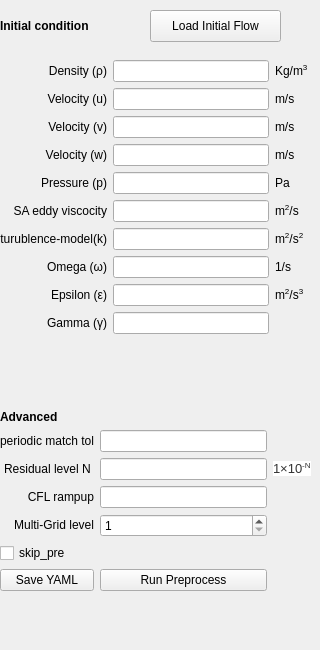
             <widget class="QWidget" name="solver">
              <widget class="QWidget" name="gridLayoutWidget_2">
               <property name="geometry">
                <rect>
                 <x>0</x>
                 <y>60</y>
                 <width>309</width>
                 <height>342</height>
                </rect>
               </property>
               <layout class="QGridLayout" name="GridLayoutFlow">
                <item row="22" column="0">
                 <widget class="QLabel" name="gamma_label">
                  <property name="text">
                   <string>&lt;html&gt;&lt;head/&gt;&lt;body&gt;&lt;p align=&quot;right&quot;&gt;Gamma (γ)&lt;/p&gt;&lt;/body&gt;&lt;/html&gt;</string>
                  </property>
                 </widget>
                </item>
                <item row="17" column="1">
                 <widget class="QLineEdit" name="p_lineEdit">
                  <property name="text">
                   <string/>
                  </property>
                 </widget>
                </item>
                <item row="19" column="2">
                 <widget class="QLabel" name="k_unit_label">
                  <property name="text">
                   <string>&lt;html&gt;&lt;head/&gt;&lt;body&gt;&lt;p&gt;m&lt;span style=&quot; vertical-align:super;&quot;&gt;2&lt;/span&gt;/s&lt;span style=&quot; vertical-align:super;&quot;&gt;2&lt;/span&gt;&lt;/p&gt;&lt;/body&gt;&lt;/html&gt;</string>
                  </property>
                 </widget>
                </item>
                <item row="15" column="0">
                 <widget class="QLabel" name="v_label">
                  <property name="text">
                   <string>&lt;html&gt;&lt;head/&gt;&lt;body&gt;&lt;p align=&quot;right&quot;&gt;Velocity (v)&lt;/p&gt;&lt;/body&gt;&lt;/html&gt;</string>
                  </property>
                 </widget>
                </item>
                <item row="18" column="0">
                 <widget class="QLabel" name="sa_label">
                  <property name="text">
                   <string>&lt;html&gt;&lt;head/&gt;&lt;body&gt;&lt;p align=&quot;right&quot;&gt;SA eddy viscocity&lt;/p&gt;&lt;/body&gt;&lt;/html&gt;</string>
                  </property>
                 </widget>
                </item>
                <item row="15" column="1">
                 <widget class="QLineEdit" name="v_lineEdit">
                  <property name="text">
                   <string/>
                  </property>
                 </widget>
                </item>
                <item row="16" column="2">
                 <widget class="QLabel" name="label_unit_w">
                  <property name="text">
                   <string>&lt;html&gt;&lt;head/&gt;&lt;body&gt;&lt;p&gt;m/s &lt;/p&gt;&lt;/body&gt;&lt;/html&gt;</string>
                  </property>
                 </widget>
                </item>
                <item row="20" column="0">
                 <widget class="QLabel" name="omega_label">
                  <property name="text">
                   <string>&lt;html&gt;&lt;head/&gt;&lt;body&gt;&lt;p align=&quot;right&quot;&gt;Omega (ω)&lt;/p&gt;&lt;/body&gt;&lt;/html&gt;</string>
                  </property>
                 </widget>
                </item>
                <item row="17" column="2">
                 <widget class="QLabel" name="pressure_unit_label">
                  <property name="text">
                   <string>&lt;html&gt;&lt;head/&gt;&lt;body&gt;&lt;p&gt;Pa &lt;/p&gt;&lt;/body&gt;&lt;/html&gt;</string>
                  </property>
                 </widget>
                </item>
                <item row="15" column="2">
                 <widget class="QLabel" name="label_unit_v">
                  <property name="text">
                   <string>&lt;html&gt;&lt;head/&gt;&lt;body&gt;&lt;p&gt;m/s &lt;/p&gt;&lt;/body&gt;&lt;/html&gt;</string>
                  </property>
                 </widget>
                </item>
                <item row="21" column="1">
                 <widget class="QLineEdit" name="epsilon_lineEdit">
                  <property name="text">
                   <string/>
                  </property>
                 </widget>
                </item>
                <item row="28" column="0">
                 <spacer name="verticalSpacer_4">
                  <property name="orientation">
                   <enum>Qt::Vertical</enum>
                  </property>
                  <property name="sizeHint" stdset="0">
                   <size>
                    <width>20</width>
                    <height>40</height>
                   </size>
                  </property>
                 </spacer>
                </item>
                <item row="22" column="1">
                 <widget class="QLineEdit" name="gamma_lineEdit">
                  <property name="text">
                   <string/>
                  </property>
                 </widget>
                </item>
                <item row="19" column="1">
                 <widget class="QLineEdit" name="k_lineEdit">
                  <property name="text">
                   <string/>
                  </property>
                 </widget>
                </item>
                <item row="1" column="1">
                 <widget class="QLineEdit" name="rho_lineEdit">
                  <property name="text">
                   <string/>
                  </property>
                 </widget>
                </item>
                <item row="20" column="2">
                 <widget class="QLabel" name="omega_unit_label">
                  <property name="text">
                   <string>&lt;html&gt;&lt;head/&gt;&lt;body&gt;&lt;p&gt;1/s&lt;/p&gt;&lt;/body&gt;&lt;/html&gt;</string>
                  </property>
                 </widget>
                </item>
                <item row="14" column="2">
                 <widget class="QLabel" name="label_unit_u">
                  <property name="text">
                   <string>&lt;html&gt;&lt;head/&gt;&lt;body&gt;&lt;p&gt;m/s &lt;/p&gt;&lt;/body&gt;&lt;/html&gt;</string>
                  </property>
                 </widget>
                </item>
                <item row="1" column="0">
                 <widget class="QLabel" name="rho_label">
                  <property name="text">
                   <string>&lt;html&gt;&lt;head/&gt;&lt;body&gt;&lt;p align=&quot;right&quot;&gt;Density (ρ)&lt;/p&gt;&lt;/body&gt;&lt;/html&gt;</string>
                  </property>
                 </widget>
                </item>
                <item row="21" column="0">
                 <widget class="QLabel" name="epsilon_label">
                  <property name="text">
                   <string>&lt;html&gt;&lt;head/&gt;&lt;body&gt;&lt;p align=&quot;right&quot;&gt;Epsilon (ε)&lt;/p&gt;&lt;/body&gt;&lt;/html&gt;</string>
                  </property>
                 </widget>
                </item>
                <item row="18" column="2">
                 <widget class="QLabel" name="sa_unit_label">
                  <property name="text">
                   <string>&lt;html&gt;&lt;head/&gt;&lt;body&gt;&lt;p&gt;m&lt;span style=&quot; vertical-align:super;&quot;&gt;2&lt;/span&gt;/s&lt;/p&gt;&lt;/body&gt;&lt;/html&gt;</string>
                  </property>
                 </widget>
                </item>
                <item row="1" column="2">
                 <widget class="QLabel" name="label_unit_density">
                  <property name="text">
                   <string>&lt;html&gt;&lt;head/&gt;&lt;body&gt;&lt;p&gt;Kg/m&lt;span style=&quot; vertical-align:super;&quot;&gt;3&lt;/span&gt;&lt;/p&gt;&lt;/body&gt;&lt;/html&gt;</string>
                  </property>
                 </widget>
                </item>
                <item row="14" column="0">
                 <widget class="QLabel" name="u_label">
                  <property name="text">
                   <string>&lt;html&gt;&lt;head/&gt;&lt;body&gt;&lt;p align=&quot;right&quot;&gt;Velocity (u)&lt;/p&gt;&lt;/body&gt;&lt;/html&gt;</string>
                  </property>
                 </widget>
                </item>
                <item row="19" column="0">
                 <widget class="QLabel" name="k_label">
                  <property name="text">
                   <string>&lt;html&gt;&lt;head/&gt;&lt;body&gt;&lt;p align=&quot;right&quot;&gt;turublence-model(k)&lt;/p&gt;&lt;/body&gt;&lt;/html&gt;</string>
                  </property>
                 </widget>
                </item>
                <item row="17" column="0">
                 <widget class="QLabel" name="p_label">
                  <property name="text">
                   <string>&lt;html&gt;&lt;head/&gt;&lt;body&gt;&lt;p align=&quot;right&quot;&gt;Pressure (p)&lt;/p&gt;&lt;/body&gt;&lt;/html&gt;</string>
                  </property>
                 </widget>
                </item>
                <item row="14" column="1">
                 <widget class="QLineEdit" name="u_lineEdit">
                  <property name="text">
                   <string/>
                  </property>
                 </widget>
                </item>
                <item row="16" column="0">
                 <widget class="QLabel" name="w_labe">
                  <property name="text">
                   <string>&lt;html&gt;&lt;head/&gt;&lt;body&gt;&lt;p align=&quot;right&quot;&gt;Velocity (w)&lt;/p&gt;&lt;/body&gt;&lt;/html&gt;</string>
                  </property>
                 </widget>
                </item>
                <item row="20" column="1">
                 <widget class="QLineEdit" name="omega_lineEdit">
                  <property name="text">
                   <string/>
                  </property>
                 </widget>
                </item>
                <item row="21" column="2">
                 <widget class="QLabel" name="epsilon_unit_label">
                  <property name="text">
                   <string>&lt;html&gt;&lt;head/&gt;&lt;body&gt;&lt;p&gt;m&lt;span style=&quot; vertical-align:super;&quot;&gt;2&lt;/span&gt;/s&lt;span style=&quot; vertical-align:super;&quot;&gt;3&lt;/span&gt;&lt;/p&gt;&lt;/body&gt;&lt;/html&gt;</string>
                  </property>
                 </widget>
                </item>
                <item row="16" column="1">
                 <widget class="QLineEdit" name="w_lineEdit">
                  <property name="text">
                   <string/>
                  </property>
                 </widget>
                </item>
                <item row="18" column="1">
                 <widget class="QLineEdit" name="sa_lineEdit">
                  <property name="text">
                   <string/>
                  </property>
                 </widget>
                </item>
               </layout>
              </widget>
              <widget class="QWidget" name="gridLayoutWidget">
               <property name="geometry">
                <rect>
                 <x>0</x>
                 <y>410</y>
                 <width>311</width>
                 <height>231</height>
                </rect>
               </property>
               <layout class="QGridLayout" name="gridLayout_advanced">
                <item row="1" column="0">
                 <widget class="QLabel" name="period_match_label">
                  <property name="text">
                   <string>&lt;html&gt;&lt;head/&gt;&lt;body&gt;&lt;p align=&quot;right&quot;&gt;periodic match tol&lt;/p&gt;&lt;/body&gt;&lt;/html&gt;</string>
                  </property>
                 </widget>
                </item>
                <item row="2" column="2">
                 <widget class="QLabel" name="residual_unit">
                  <property name="text">
                   <string>&lt;html&gt;&lt;head/&gt;&lt;body&gt;&lt;p&gt;&lt;span style=&quot; font-family:'Arial','sans-serif'; font-size:13px; color:#333333; background-color:#ffffff;&quot;&gt;1×10&lt;/span&gt;&lt;span style=&quot; font-family:'Arial','sans-serif'; font-size:13px; color:#333333; background-color:#ffffff; vertical-align:super;&quot;&gt;-N&lt;/span&gt;&lt;/p&gt;&lt;/body&gt;&lt;/html&gt;</string>
                  </property>
                 </widget>
                </item>
                <item row="1" column="1">
                 <widget class="QLineEdit" name="period_match_lineEdit">
                  <property name="text">
                   <string/>
                  </property>
                 </widget>
                </item>
                <item row="3" column="0">
                 <widget class="QLabel" name="CFL_ramp_label">
                  <property name="text">
                   <string>&lt;html&gt;&lt;head/&gt;&lt;body&gt;&lt;p align=&quot;right&quot;&gt;CFL rampup&lt;/p&gt;&lt;/body&gt;&lt;/html&gt;</string>
                  </property>
                 </widget>
                </item>
                <item row="0" column="0">
                 <widget class="QLabel" name="label_5">
                  <property name="text">
                   <string>&lt;html&gt;&lt;head/&gt;&lt;body&gt;&lt;p&gt;&lt;span style=&quot; font-weight:700;&quot;&gt;Advanced&lt;/span&gt;&lt;/p&gt;&lt;/body&gt;&lt;/html&gt;</string>
                  </property>
                 </widget>
                </item>
                <item row="4" column="0">
                 <widget class="QLabel" name="MG_level_label">
                  <property name="text">
                   <string>&lt;html&gt;&lt;head/&gt;&lt;body&gt;&lt;p align=&quot;right&quot;&gt;Multi-Grid level&lt;/p&gt;&lt;/body&gt;&lt;/html&gt;</string>
                  </property>
                 </widget>
                </item>
                <item row="6" column="1">
                 <widget class="QPushButton" name="run_pre_process">
                  <property name="text">
                   <string>Run Preprocess</string>
                  </property>
                 </widget>
                </item>
                <item row="6" column="0">
                 <widget class="QPushButton" name="saveYAMLButton">
                  <property name="text">
                   <string>Save YAML</string>
                  </property>
                 </widget>
                </item>
                <item row="4" column="1">
                 <widget class="QSpinBox" name="mg_level_spinBox">
                  <property name="minimum">
                   <number>1</number>
                  </property>
                  <property name="maximum">
                   <number>10</number>
                  </property>
                 </widget>
                </item>
                <item row="3" column="1">
                 <widget class="QLineEdit" name="CFL_ramp_lineEdit">
                  <property name="text">
                   <string/>
                  </property>
                 </widget>
                </item>
                <item row="2" column="1">
                 <widget class="QLineEdit" name="residual_lineEdit">
                  <property name="text">
                   <string/>
                  </property>
                 </widget>
                </item>
                <item row="2" column="0">
                 <widget class="QLabel" name="CFL_ramp_label_2">
                  <property name="text">
                   <string>&lt;html&gt;&lt;head/&gt;&lt;body&gt;&lt;p align=&quot;right&quot;&gt;Residual level N &lt;/p&gt;&lt;/body&gt;&lt;/html&gt;</string>
                  </property>
                 </widget>
                </item>
                <item row="7" column="1">
                 <spacer name="verticalSpacer_5">
                  <property name="orientation">
                   <enum>Qt::Vertical</enum>
                  </property>
                  <property name="sizeHint" stdset="0">
                   <size>
                    <width>20</width>
                    <height>40</height>
                   </size>
                  </property>
                 </spacer>
                </item>
                <item row="5" column="0">
                 <widget class="QCheckBox" name="skip_pre_checkBox">
                  <property name="text">
                   <string>skip_pre</string>
                  </property>
                 </widget>
                </item>
               </layout>
              </widget>
              <widget class="QLabel" name="label_monitor">
               <property name="geometry">
                <rect>
                 <x>0</x>
                 <y>0</y>
                 <width>108</width>
                 <height>53</height>
                </rect>
               </property>
               <property name="text">
                <string>&lt;html&gt;&lt;head/&gt;&lt;body&gt;&lt;p&gt;&lt;span style=&quot; font-weight:700;&quot;&gt;Initial condition&lt;/span&gt;&lt;/p&gt;&lt;/body&gt;&lt;/html&gt;</string>
               </property>
              </widget>
              <widget class="QPushButton" name="load_steady_flow">
               <property name="geometry">
                <rect>
                 <x>150</x>
                 <y>10</y>
                 <width>131</width>
                 <height>32</height>
                </rect>
               </property>
               <property name="text">
                <string>Load Initial Flow</string>
               </property>
              </widget>
             </widget>
